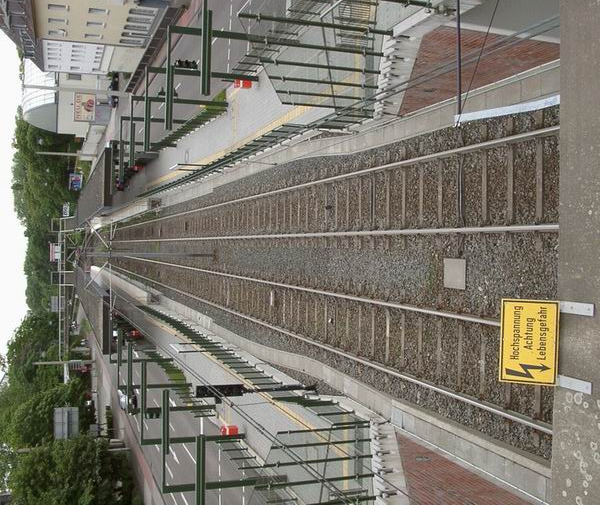
//> input picture bin/media/pr8.jpg, 600 x 505 px
$ ./pr8   (built with g++ and OpenCV 4)
//> lines starting //> are read from the running program, lines starting //| are printed output that depends on the picture
/*
 * von Thomas
 * Praktikum 8: Merkmalsextraktion
 *
 */

#include <stdio.h>
#include <iostream>
//#include <opencv.hpp>
#include "opencv2/objdetect/objdetect.hpp"
#include "opencv2/imgproc/imgproc.hpp"
#include "opencv2/highgui/highgui.hpp"


using namespace std;
using namespace cv;


int main(int argc, char** argv){

  Mat image1, image2, src, dst, dst1, dst2, dst3, dst4, dst5;
  Point anchor;
  double delta;
  int ddepth;

  // Datei öffnen
  image1 = imread("./bin/media/pr8.jpg", CV_LOAD_IMAGE_COLOR);
//> image1 is the input picture: 505 rows x 600 cols, CV_8UC3; mean B, G, R 110.1, 120.7, 124.5

  // Convert to grey image
  cvtColor(image1, src, CV_BGR2GRAY);

  // Init Arguments for Filter
  anchor = Point( -1, -1);
  delta = 0;
  ddepth = -1;

  // Normal Image
  namedWindow("Normal Image");
  imshow("Normal Image",image1);

  // Grey Image
  namedWindow("Grey Image");
  imshow("Grey Image",src);

  //!!threshold(src,dst, 200, 255, TRESH_BINARY);


  /************************/
  /*** Filter 1.Ordnung ***/
  /************************/
  double m1[3][1] ={1,0,-1};
  Mat kernel1 = Mat(3,1, CV_64F, m1);

  double m2[1][3] ={1,0,-1};
  Mat kernel2 = Mat(1,3, CV_64F, m2);

  // Filter anwenden
  filter2D( src, dst1, ddepth, kernel1, anchor, delta, BORDER_DEFAULT);
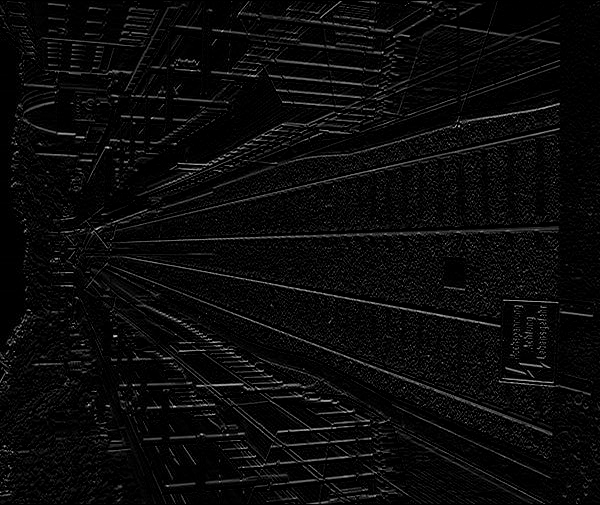
//> dst1: 505 rows x 600 cols, CV_8UC1; min 0, max 219, mean 10.6
  filter2D( src, dst2, ddepth, kernel2, anchor, delta, BORDER_DEFAULT);
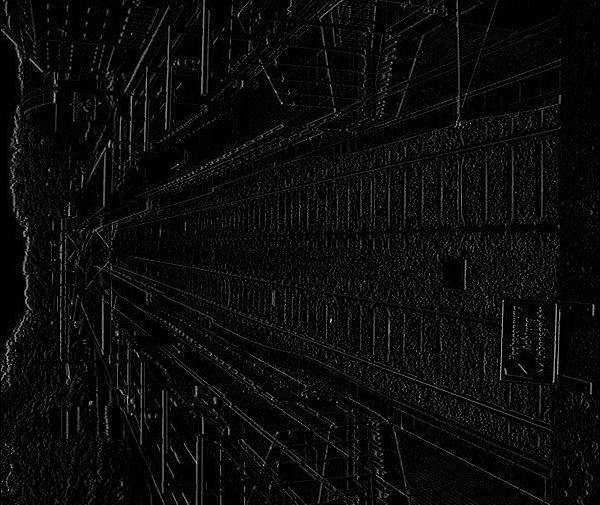
//> dst2: 505 rows x 600 cols, CV_8UC1; min 0, max 221, mean 9.8

  max(dst1, dst2, dst);

  // Anzeigen
  namedWindow("Filter 1.Ordnung - horizontal");
  imshow("Filter 1.Ordnung - horizontal", dst1);

  // Anzeigen
  namedWindow("Filter 1.Ordnung - vertikal");
  imshow("Filter 1.Ordnung - vertikal", dst2);

  // Anzeigen
  namedWindow("Filter 1.Ordnung");
  imshow("Filter 1.Ordnung", dst+100);
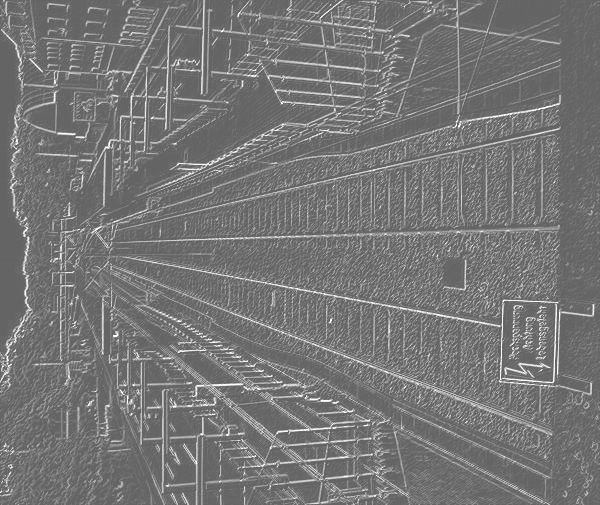
//> window 'Filter 1.Ordnung': 505 rows x 600 cols, CV_8UC1; min 100, max 255, mean 117.8


  /*************************************/
  /*** Laplace-Filter 2D (2.Ordnung) ***/
  /*************************************/

  double m3[3][3] ={{0,1,0}, {1,-4,1}, {0,1,0}};
  Mat kernel3 = Mat(3,3, CV_64F, m3);

  // Filter anwenden
  filter2D( src, dst, ddepth, kernel3, anchor, delta, BORDER_DEFAULT);
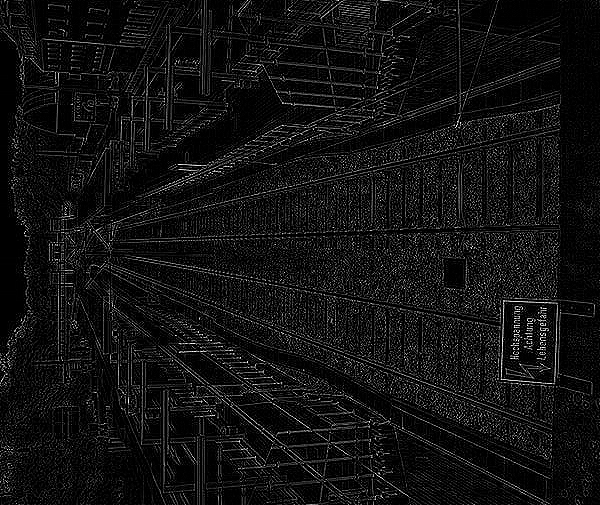
//> dst: 505 rows x 600 cols, CV_8UC1; min 0, max 255, mean 18.2

  // Anzeigen
  namedWindow("Filter 2.Ordnung");
  imshow("Filter 2.Ordnung",dst);


  /********************/
  /*** Sobel-Filter ***/
  /********************/
  double m4[3][3] = {{1,2,1}, {0,0,0}, {-1,-2,-1}};
  Mat kernel4 = Mat(3,1, CV_64F, m4);

  double m5[3][3] = {{1,0,-1}, {2,0,-2}, {1,0,-1}};
  Mat kernel5 = Mat(1,3, CV_64F, m5);

  // Filter anwenden
  filter2D( src, dst4, ddepth, kernel4, anchor, delta, BORDER_DEFAULT);
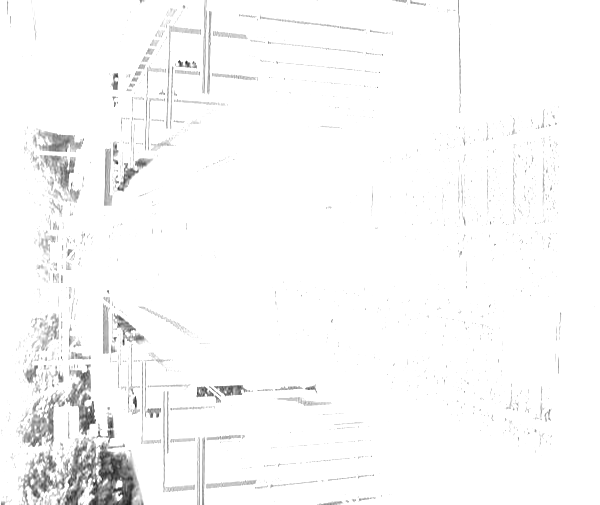
//> dst4: 505 rows x 600 cols, CV_8UC1; min 30, max 255, mean 249.3
  filter2D( src, dst5, ddepth, kernel5, anchor, delta, BORDER_DEFAULT);

  //max(dst4, dst5, dst3);

  // Anzeigen
  namedWindow("Sobel Filter - horizontal");
  imshow("Sobel Filter - horizontal", dst1);

  // Anzeigen
  namedWindow("Sobel Filter - vertikal");
  imshow("Sobel Filter - vertikal", dst2);

  // Anzeigen
  //namedWindow("Sobel Filter");
  //imshow("Sobel Filter", dst3);


  /********************/
  /* Texturanalyse    */
  /********************/

  // Datei öffnen
  image2 = imread("./bin/media/Text01.jpg", CV_LOAD_IMAGE_COLOR);
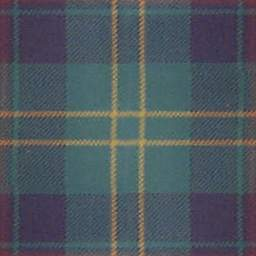
//> input picture bin/media/Text01.jpg, 256 x 256 px
//> image2 is the input picture: 256 rows x 256 cols, CV_8UC3; mean B, G, R 93.8, 86.3, 77.4
  if (!image2.data) {
      printf("Error: Couldn't open the image file.\n");
      return 1;
  }

  // Convert to grey image
  cvtColor(image2, src, CV_BGR2GRAY);
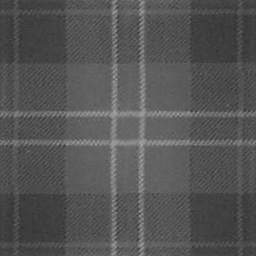
//> src: 256 rows x 256 cols, CV_8UC1; min 47, max 169, mean 84.5

  // Normal Image
  namedWindow("Normal Image2");
  imshow("Normal Image2",image2);

  // Grey Image
  namedWindow("Grey Image2");
  imshow("Grey Image2",src);


 //meanstddev(..);


 //calcHist
  // compareHist

  cvWaitKey(0);

  return 0;
}
